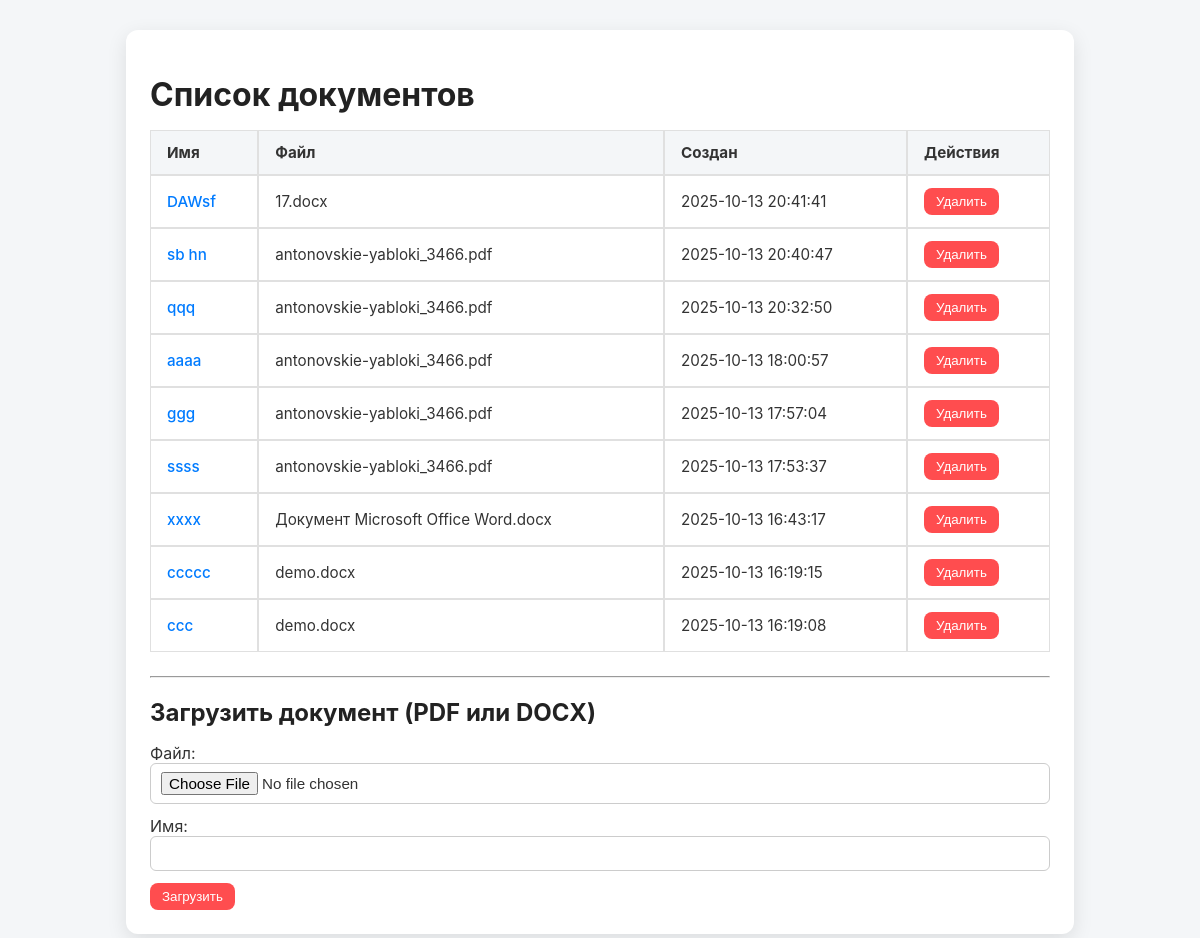
Before: / with the older database file.
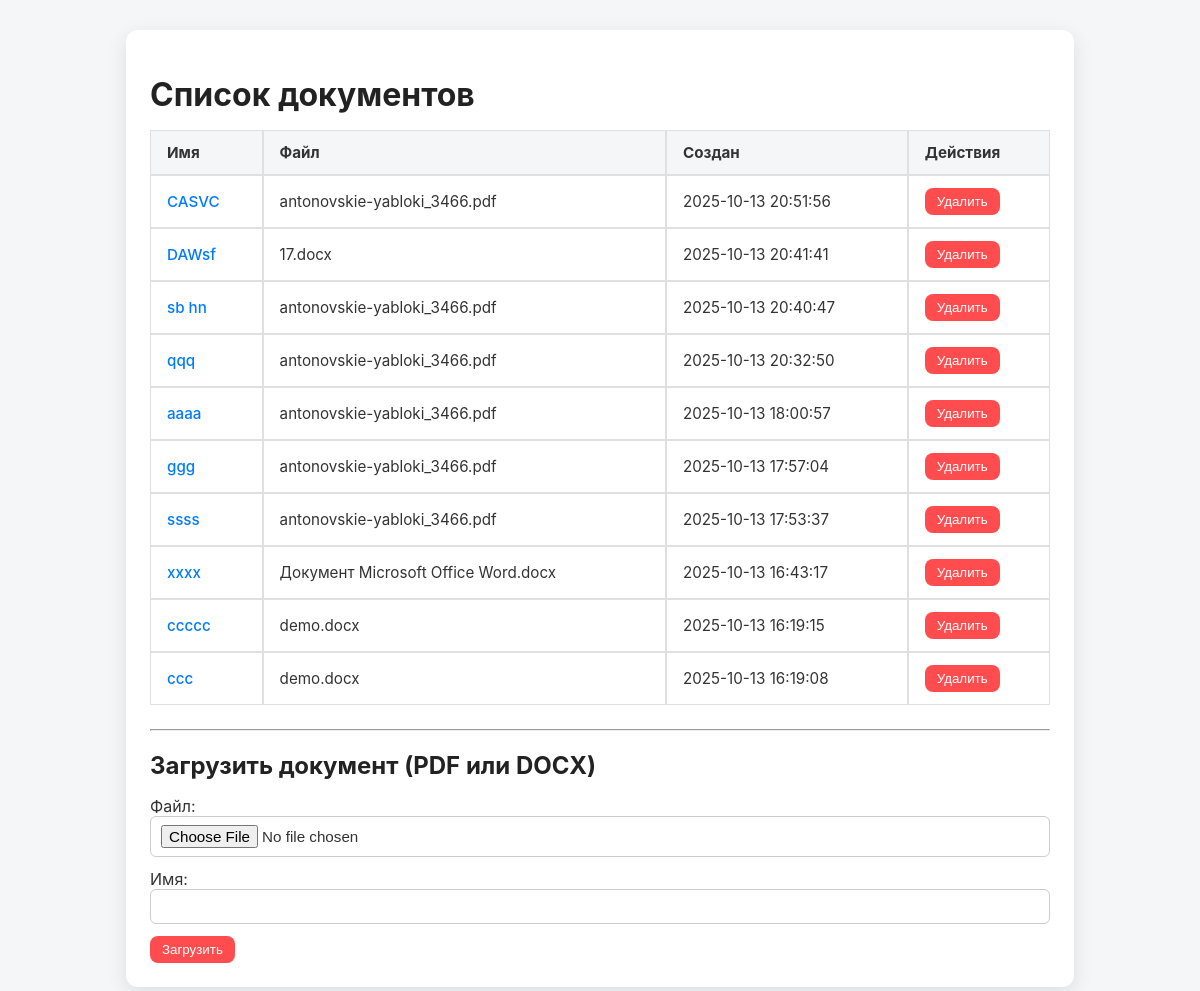
After: the same page with the newer database file.
### models.py (models this page shows)
class TextDocument(Base):
    __tablename__ = "text_documents"
    id = Column(Integer, primary_key=True, autoincrement=True)
    file_name = Column(String, nullable=False)
    name = Column(String, nullable=False, unique=True)
    original_text = Column(String, nullable=False)
    summary_json = Column(JSON, nullable=False)
    created_at = Column(DateTime(timezone=True), server_default=func.now())

### web_routes.py (the view)
@router.get("/", response_class=HTMLResponse)
async def index(request: Request, service: DocumentService = Depends(get_document_service)):
    docs = await service.list_documents_info()
    return request.app.templates.TemplateResponse(
        "index.html",
        {
            "request": request,
            "documents": docs
        }
    )

### templates/index.html (shortened to what this page needs)
{% extends "base.html" %}
{% block content %}
  <h1>Список документов</h1>
  {% if documents %}
    <table class="docs">
      <thead>
        <tr><th>Имя</th><th>Файл</th><th>Создан</th><th>Действия</th></tr>
      </thead>
      <tbody>
      {% for d in documents %}
        <tr>
          <td><a href="/documents/{{ d.id }}">{{ d.name }}</a></td>
          <td>{{ d.file_name }}</td>
          <td>{{ d.created_at or "-" }}</td>
          <td>
            <form action="/documents/{{ d.id }}/delete" method="post" style="display:inline">
              <button type="submit" onclick="return confirm('Удалить {{ d.name }}?')">Удалить</button>
            </form>
          </td>
        </tr>
      {% endfor %}
      </tbody>
    </table>
  {% else %}
    <p>Документов пока нет.</p>
  {% endif %}
  <hr/>
  <h2>Загрузить документ (PDF или DOCX)</h2>
  <form action="/documents/upload" method="post" enctype="multipart/form-data">
    <label>Файл:<br/>
      <input type="file" name="file" accept=".pdf,.docx" required>
    </label>
    <br/>
    <label>Имя:<br/>
      <input type="text" name="name" style="width: 100%" required>
    </label>
    <br/>
    <button type="submit">Загрузить</button>
  </form>
{% endblock %}

### templates/base.html (shortened to what this page needs)
<!doctype html>
<html lang="ru">
<head>
  <link rel="stylesheet" href="/static/styles.css">
</head>
<body>
  <div class="container">
    {% block content %}{% endblock %}
  </div>
</body>
</html>

### static/styles.css (style rules this page uses)
body { font-family: 'Inter', sans-serif; background: #f4f6f8; color: #333; margin: 0; padding: 0; }
.container { max-width: 900px; margin: 30px auto; background: #fff; padding: 24px; border-radius: 12px; box-shadow: 0 6px 20px rgba(0,0,0,0.08); }
h1, h2, h3 { color: #222; margin-bottom: 16px; }
button { background: linear-gradient(135deg, #4f9cff, #0066ff); color: white; padding: 6px 12px; border-radius: 8px; border: none; cursor: pointer; transition: all 0.3s; font-weight: 500; }
button.delete-btn, button[type="submit"] { background: #ff4d4f; }
.docs { width: 100%; border-collapse: separate; border-spacing: 0; font-size: 0.95rem; margin-bottom: 24px; }
.docs th, .docs td { border: 1px solid #e0e0e0; padding: 12px 16px; text-align: left; transition: background 0.3s; }
.docs th { background: #f4f6f8; }
.docs a { text-decoration: none; color: #007bff; font-weight: 500; }
form { margin-top: 16px; }
input[type="text"], input[type="file"] { width: 100%; padding: 8px 10px; border-radius: 6px; border: 1px solid #ccc; margin-bottom: 12px; font-size: 0.95rem; box-sizing: border-box; }
.container { max-width: 900px; margin: 30px auto; background: #fff; padding: 24px; border-radius: 12px; box-shadow: 0 6px 20px rgba(0,0,0,0.1); }

Changed rows visible on the page:
added TextDocument: name "CASVC", file_name "antonovskie-yabloki_3466.pdf", created_at "2025-10-13 20:51:56"
